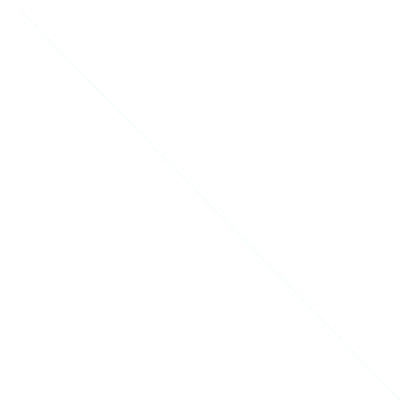
Frame 1 (no input)
Frame 60 (the mouse pressed at the canvas centre just before this capture): identical to frame 1, image omitted
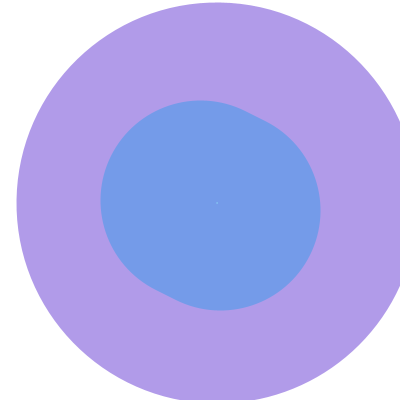
Frame 120 (the mouse held since frame 60 and released just before this capture)

The Processing sketch that drew these frames (run headless with seeded random() and noise(); from frame 60 on, the mouse is pressed at the canvas centre):

// Processing sketch: processing_135823
// ── processing_135823.pde

void setup() {
  size(400,400);
  smooth();
}
void draw() {
  background(255);
  float a=random(200);
  float b=random(400);
  stroke(0,255,100+mouseY,100);
  if (mouseY>200) {
  strokeWeight(mouseX);
  }
  else {
    strokeWeight(mouseY);
  }
  line(mouseX+20, mouseY+10,400-mouseX,400-mouseY);
  noStroke();
  fill(150-mouseX, 0+mouseY, 255,100);
  //rect(0+mouseY,0,400-mouseX,400);
  rotate(PI/mouseX);
  triangle(mouseX+50,mouseY+pmouseY,100+mouseX,200,300,400-mouseY);
  noFill();
  if (mouseX>200) {
    fill(255-mouseY, 0+mouseX,100,30+mouseY);
    ellipse(mouseX+20,400-mouseY,1+mouseY, 1+mouseY);
  }
  else {
    noFill();
  stroke(255-mouseX,0,mouseY,100);
  //strokeWeight(1+mouseY);
  ellipse(mouseX+20,400-mouseY,1+mouseY,1+mouseY);
  }
  
}
